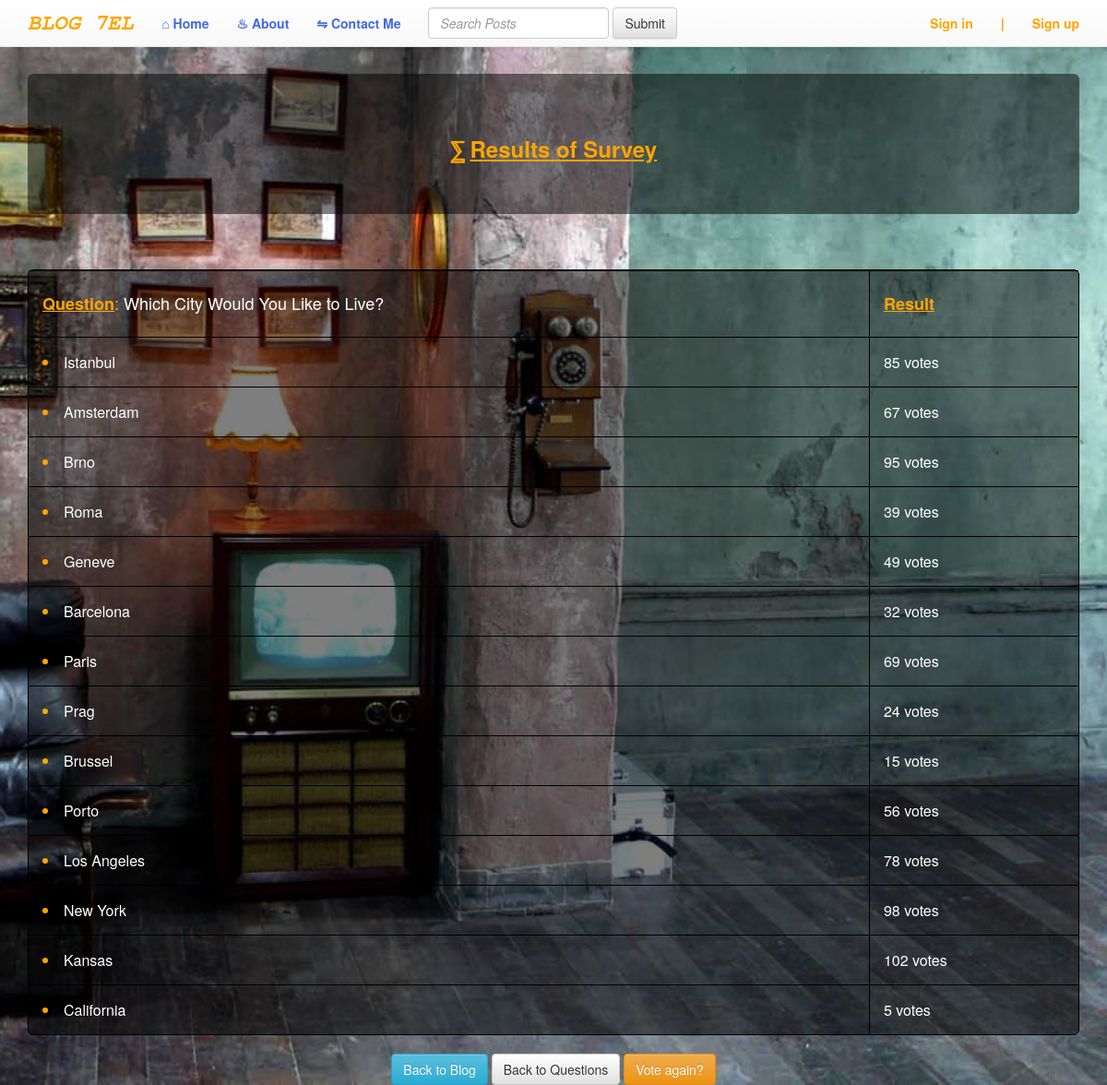
/polls/5/results/, run on an earlier commit of the app's database.
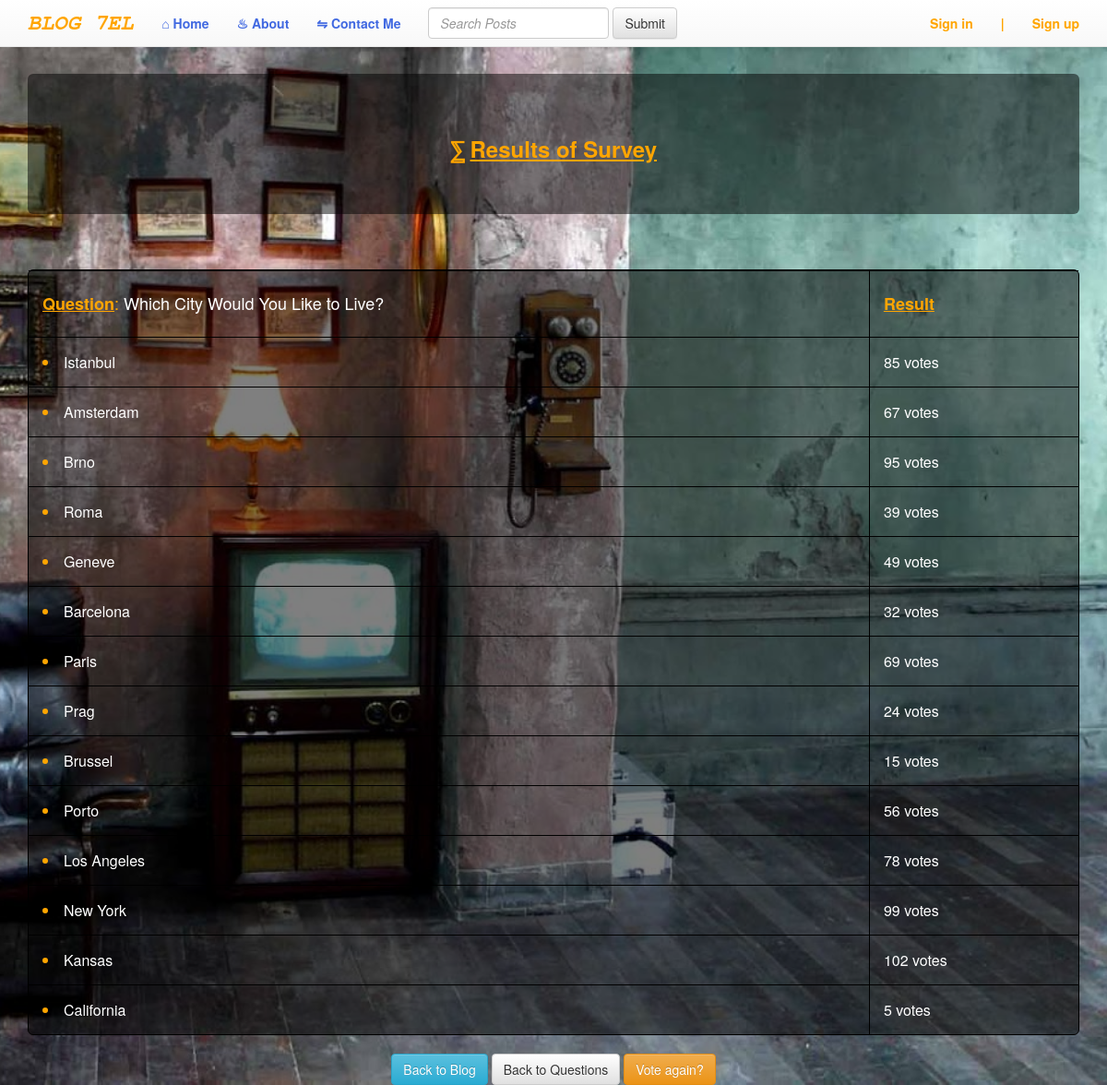
And on a later commit of the database.
### polls/models.py (models this page shows, shortened)
@python_2_unicode_compatible
class Choice(models.Model):
    question = models.ForeignKey(Question, on_delete=models.CASCADE)
    choice_text = models.CharField(max_length=200)
    votes = models.IntegerField(default=0)

### polls/views.py (the view)
# urls.py: url(r'^(?P<pk>[0-9]+)/results/$', views.ResultsView.as_view(), name='results'),
class ResultsView(generic.DetailView):
    model = Question
    template_name = 'polls/results.html'

### polls/templates/polls/results.html (shortened to what this page needs)
{% extends "base.html" %}
{% load static%}
{% block content%}
<br /><br /><br /><br />
<div class="jumbotron">
    <div class="container">
        <center><h3 style="color:#FFA500;"><b>&#8512; <u>Results of Survey</u></b></u></h3></center>
    </div>
</div>
<center>
<table style="color:#FFA500; width:100%" id="t01">
    <tr>&nbsp;&nbsp;
    <th><h4><u><b>Question</b></u>: <font style="color:white;">{{ question.question_text }}</font></h4></th>
    <th><h4><b><u>Result</u></b></h4></th>
    </tr>
    <ul>
    {% for choice in question.choice_set.all %}
        <tr>
        <td><li><font style="color:white;">{{ choice.choice_text }} </font></li></td>
        <td><font style="color:white;">{{ choice.votes }} vote{{ choice.votes|pluralize }}</font></td>
        </tr>
    {% endfor %}
    </ul>
</table>
<br><b>
    <a class="btn btn-info" href="{% url 'myapp:list' %}">Back to Blog</a>
    <a class="btn btn-default" href="{% url 'polls:index' %}">Back to Questions</a>
    <a class="btn btn-warning" href="{% url 'polls:detail' question.id %}">Vote again?</a>
    <br/></b>
</center>
{% endblock content%}

What changed in the data, as far as the page shows it:
changed Choice "New York": votes "98" → "99"
